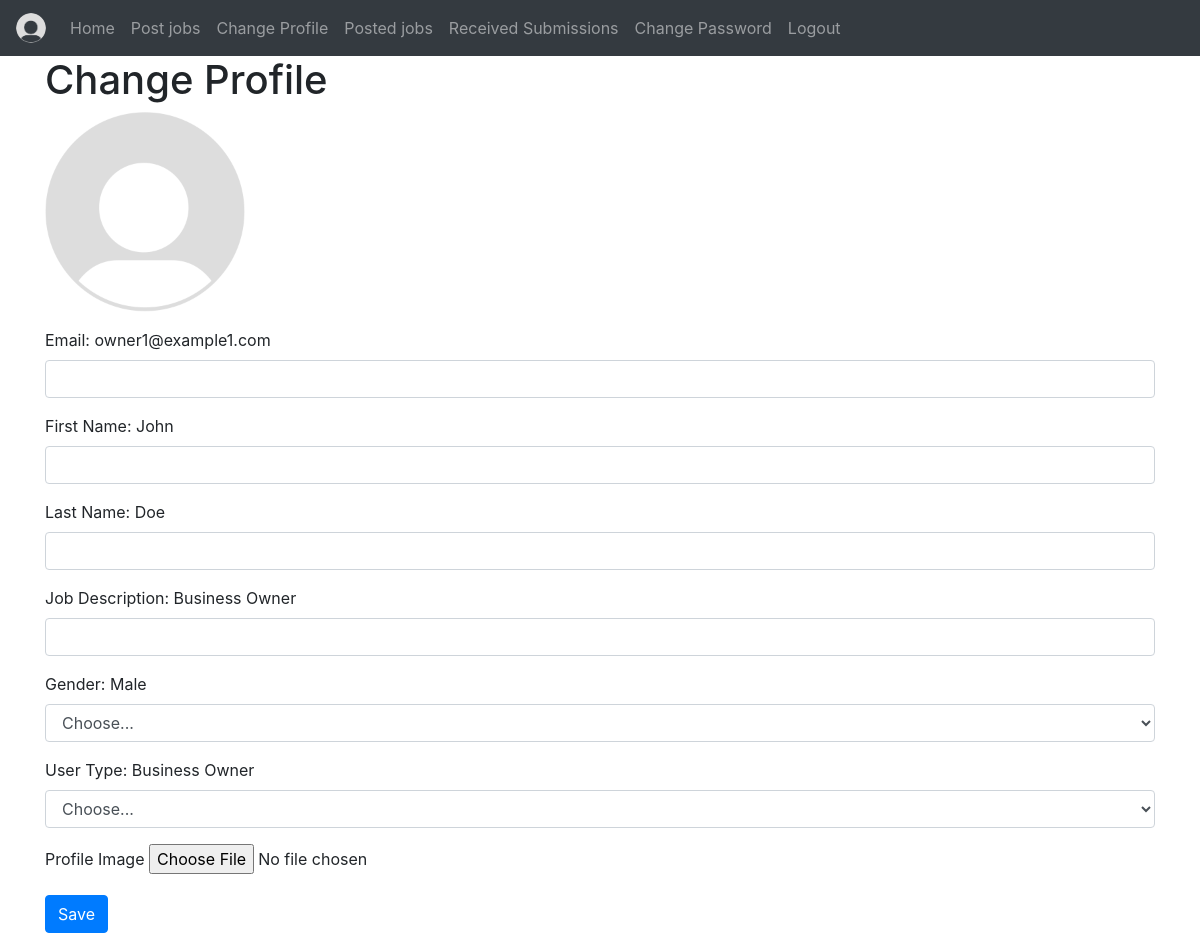
Screenshot of /changeprofile (signed in) with the database file from the repository.
### website/models.py (models this page shows)
class User(db.Model, UserMixin):
    id = db.Column(db.Integer, primary_key=True)
    email = db.Column(db.String(150), unique=True)
    password = db.Column(db.String(150), nullable=False)
    first_name = db.Column(db.String(50), nullable=False)
    last_name = db.Column(db.String(50), nullable=False)
    gender = db.Column(db.String(10), nullable=False)
    usertype = db.Column(db.String(10), nullable=False) # Freelancer , Business Owner , Both
    about = db.Column(db.String(400))
    jobs = db.relationship('Job' , backref='user')
    applications = db.relationship('JobApplication' , backref='user')
    image_name = db.Column(db.String(150))

### website/auth.py (the view, shortened to what this page needs)
@auth.route('/changeprofile', methods=['GET', 'POST'])
@login_required
def change_profile():
    dropdown_options = ['Freelancer', 'Business Owner', 'Both']
    return render_template(
        "change_profile.html",
        user=current_user,
        dropdown_options=dropdown_options)

### website/templates/change_profile.html (shortened to what this page needs)
{% extends "base.html" %}
{% block content %}
  <h1>Change Profile</h1>
  <form method="POST" enctype="multipart/form-data">
    <div class="form-group">
      <img src="{{ url_for('profile_views.get_image' , user_id = current_user.id) }}" alt="Profile Image" width="200" height="200">
    </div>
    <div class="form-group">
      <label for="email">Email: {{ current_user.email }}</label>
      <input type="text" class="form-control" id="email" name="email">
    </div>
    <div class="form-group">
      <label for="firstName">First Name: {{ current_user.first_name }}</label>
      <input type="text" class="form-control" id="firstName" name="firstName" value="{{ current_user.firstName }}">
    </div>
    <div class="form-group">
      <label for="lastName">Last Name: {{ current_user.last_name }}</label>
      <input type="text" class="form-control" id="lastName" name="lastName" value="{{ current_user.lastName }}">
    </div>
    <div class="form-group">
      <label for="job_description">Job Description: {{ current_user.about }}</label>
      <input type="text" class="form-control" id="job_description" name="job_description" value="{{ current_user.lastName }}">
    </div>
    <div class="form-group">
      <label for="gender">Gender: {{ current_user.gender }}</label>
      <select class="form-control" id="gender" name="gender">
        <option value="">Choose...</option>
      </select>
    </div>
    <div class="form-group">
      <label for="usertype">User Type: {{ current_user.usertype }} </label>
      <select class="form-control" id="usertype" name="usertype">
        <option value="">Choose...</option>
      </select>
    </div>
    <div class="form-group">
      <label class="form-control-label">Profile Image</label>
      <input type="file" name="file">
    </div>
    <button type="submit" id ="changeprofilesubmit" class="btn btn-primary">Save</button>
  </form>
{% endblock %}

### rows the page displays
User: email "owner1@example1.com", first_name "John", last_name "Doe", about "Business Owner", gender "Male", usertype "Business Owner"
